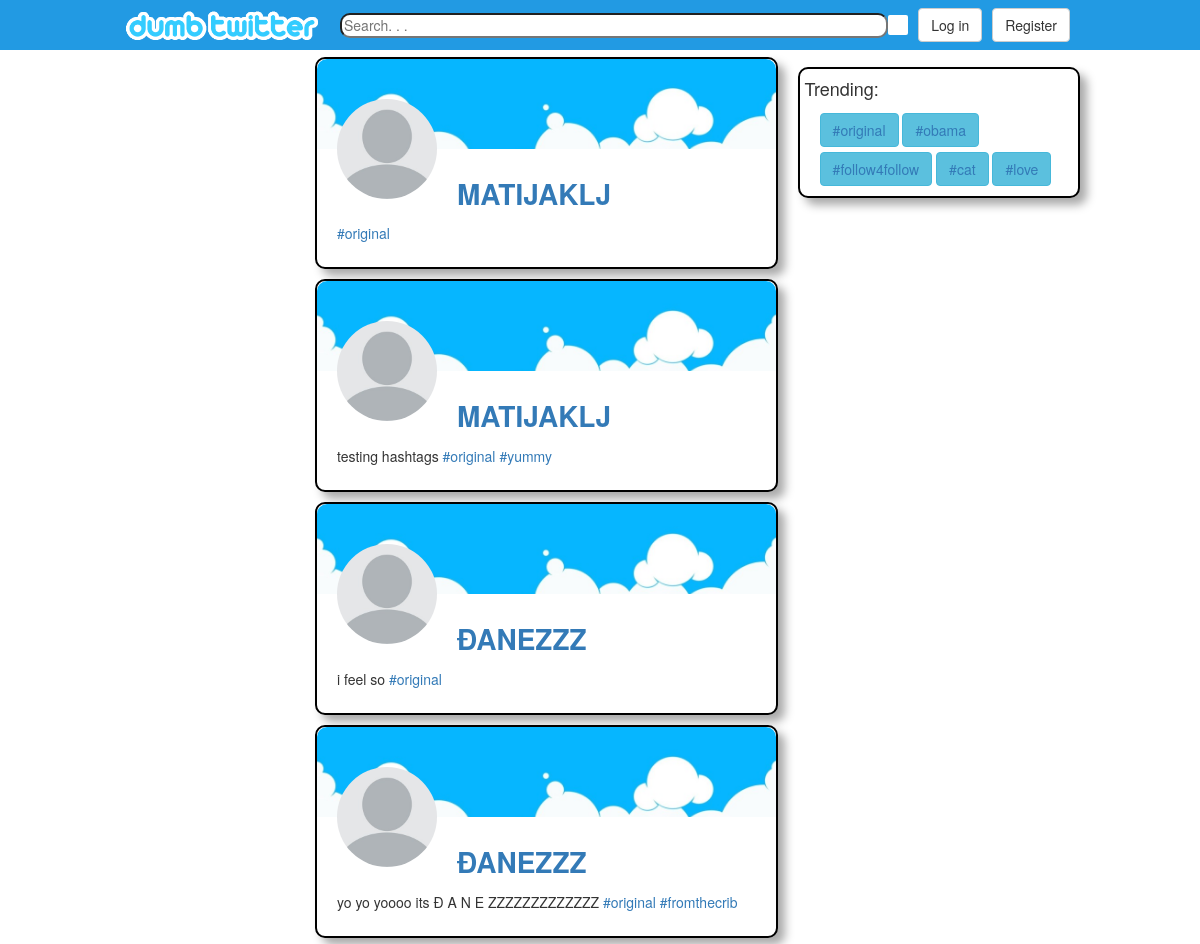
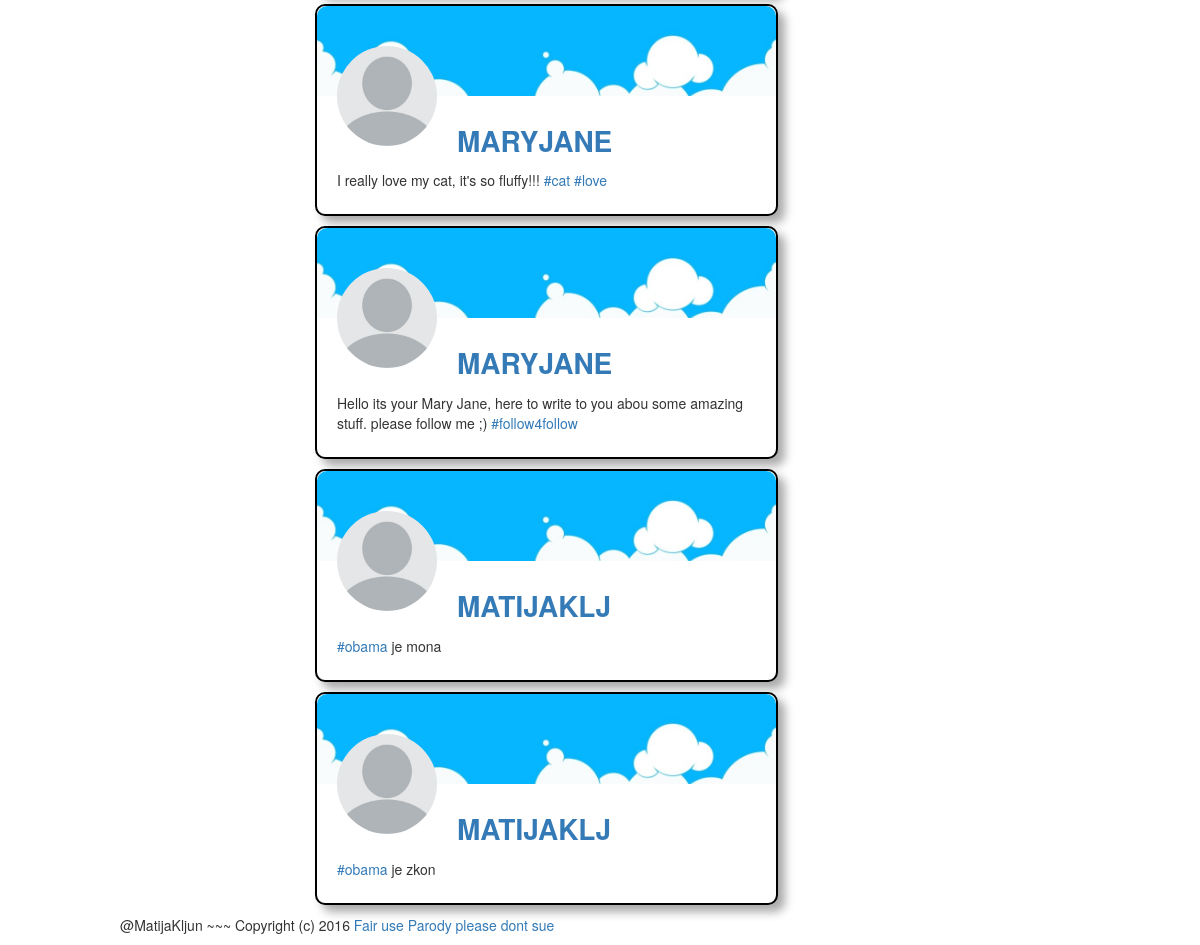
/microblog/, run on an earlier commit of the app's database (2 pictures, top to bottom).
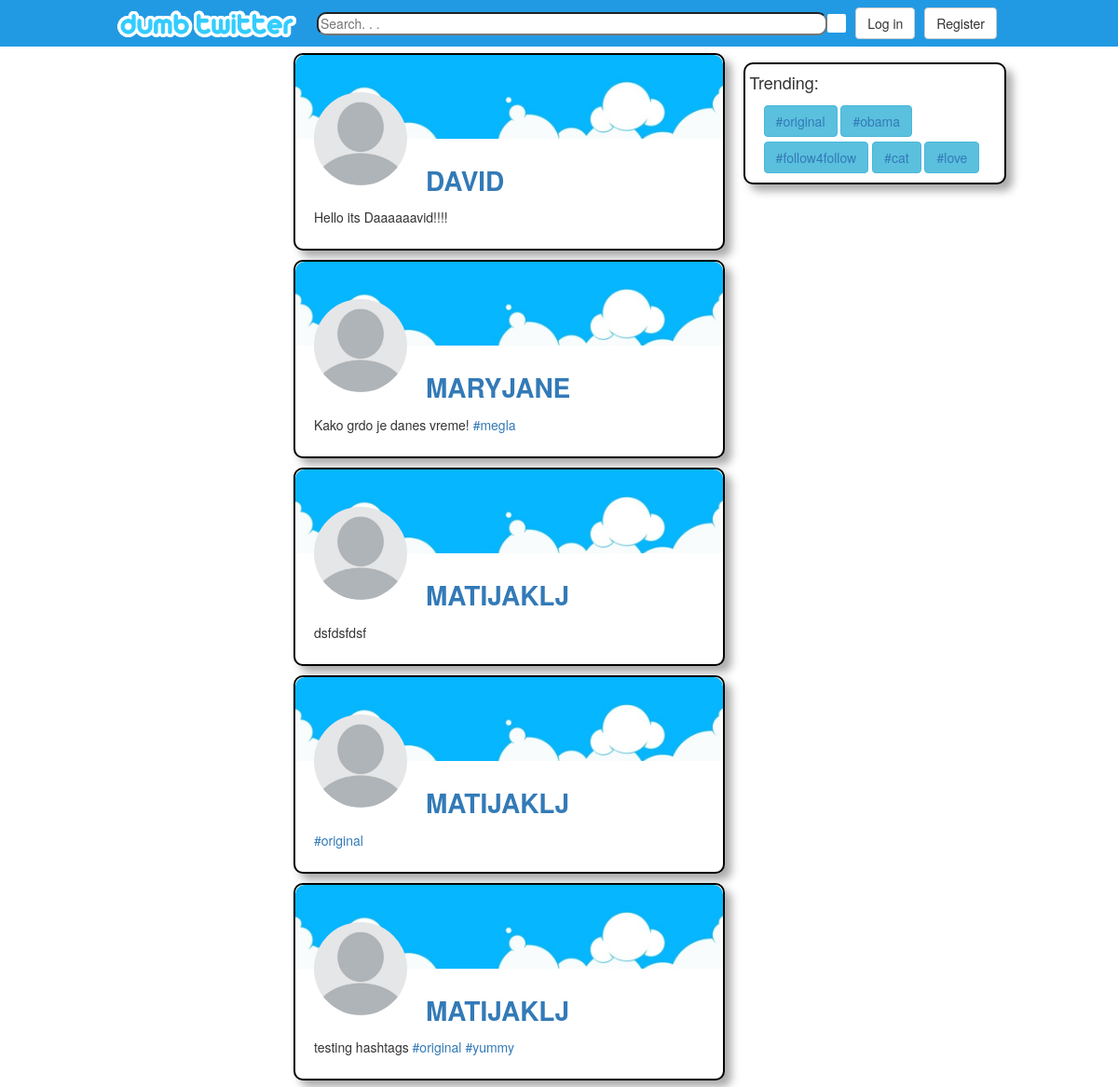
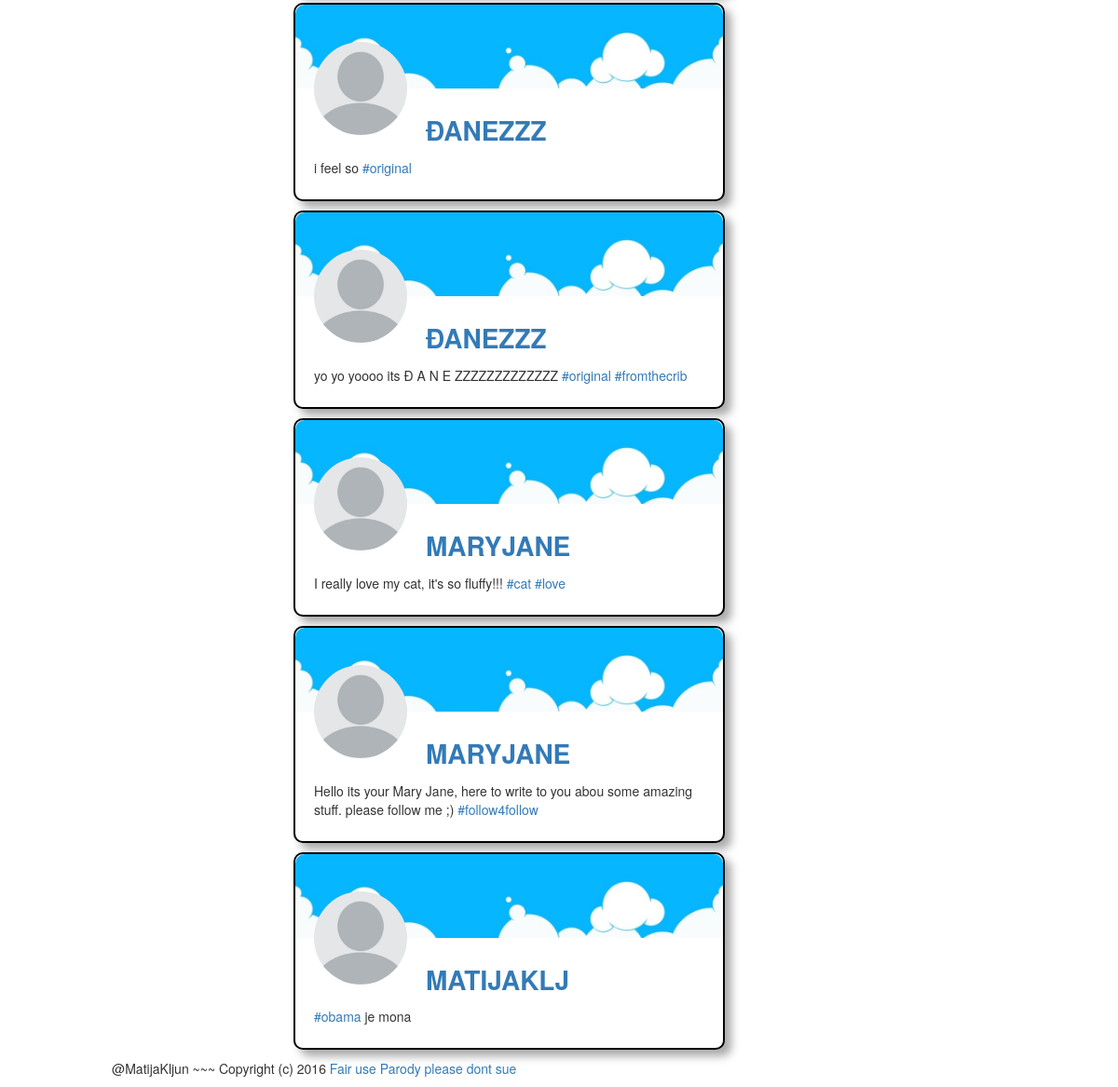
And on a later commit of the database (2 pictures, top to bottom).
### microblog_web/models.py (models this page shows)
class Post(models.Model):
    profile = models.ForeignKey(Profile, on_delete=models.CASCADE)
    content = models.TextField()
    pub_date = models.DateTimeField(default=datetime.now)
    objects = PostManager()

class Profile(models.Model):
    user = models.ForeignKey(User, on_delete=models.CASCADE)
    displayName = models.CharField(max_length=30)
    description = models.CharField(max_length=150, default='')
    coverImage = models.CharField(max_length=100, default='microblog/img/cover-image.jpg')
    profileImage = models.CharField(max_length=100, default='microblog/img/profile-image.jpg')
    objects = ProfileManager()

class Hashtag(models.Model):
    name = models.CharField(max_length=100, unique=True)

### microblog_web/views.py (the view, shortened to what this page needs)
def index(request):
    context = {}
    context['hashtags'] = getTrending()
    if not request.user.is_authenticated:
        posts = getPosts(None)
    context['posts'] = posts
    return render(request, 'microblog_web/index.html', context)

### microblog_web/templatetags/microblogtags.py (called while the page is built)
def hashrepl(matchobj):
    return "<a href=\"/microblog/hashtag/" + str(matchobj.group(0)[1:]) + "\">" + str(matchobj.group(0)) + "</a>"

@register.filter(name="editpost")
def hashtag(content):
    content = mark_safe(re.sub('\@[0-9\w_]{1,100}\\b', afnarepl, content))
    return mark_safe(re.sub('\#[0-9\w]{1,100}\\b', hashrepl, content))

### microblog_web/views.py (called while the page is built)
def getPosts(user):
    posts = None
    if not user is None:
        following = Follow.objects.filter(user1=user)
        fol_list = []
        for f in following:
            p = Profile.objects.get(user = f.user2)
            fol_list.append(p.pk)
        posts = Post.objects.filter(profile__pk__in=fol_list).order_by('-pub_date')[:15]
    else:
        posts = Post.objects.all().order_by('-pub_date')[:10]
    return posts

def getTrending():
    ph = Post_hashtag.objects.filter(date__gte = datetime.now() - timedelta(days=2)).values("hashtag").annotate(Count('hashtag_id')).order_by('-hashtag_id__count')[:5]
    hashtags = []
    print(ph.query)
    for h in ph:
        hashtags.append(Hashtag.objects.get(pk=h['hashtag']))
    return hashtags

### microblog_web/templates/microblog_web/index.html (shortened to what this page needs)
{% extends "microblog_web/base.html" %}
{% load static %}
{% block main %}
    <div class="centered-content">
        <div class="main-container">
            <div class="profile">
            </div>
            <div class="newsfeed">
                <div class="posts" id="newsfeed">
                    {% for post in posts %}
                        {% include 'microblog_web/post.html' %}
                    {% endfor %}
                </div>
            </div>
            <div class="trending">
                <div class="trending-box">
                    <h4>Trending:</h4>
                    <ul>
                        {% for hashtag in hashtags %}
                            <li class="btn btn-info"><a href="/microblog/hashtag/{{hashtag.name}}">#{{hashtag.name}}</a></li>
                        {% endfor %}
                    </ul>
                </div>
            </div>
        </div>
    </div>
{% endblock %}

### microblog_web/templates/microblog_web/base.html (shortened to what this page needs)
{% load static %}
<!DOCTYPE html>
<html>
<link rel="stylesheet" href="{% static 'microblog/css/main.css' %}">
<link rel="stylesheet" href="{% static 'bootstrap/css/bootstrap.css' %}">
<body>
    <div id="dropdown-menu">
        <div class="menu-profile">
            <a href="profile.html"><h2 class="profile-name">Janez Novak</h2></a>
        </div>
    </div>
    <header>
        <div class="nav-bar">
            <div class="nav-logo">
                <a href="/microblog"><img src="{% static 'microblog/logo.png' %}" alt="Microblog" /></a>
            </div>
            <div class="nav-search">
                <input type="search" name="search" placeholder="Search. . ."/>
                <a href="home.html" ><div class="sprite sprite-search search-buttn"></div></a>
            </div>
            {% if user.is_authenticated %}
            <span>Logged in as {{ user.username }}.</span>
            <a href="{% url 'logout' %}" class="header-link btn btn-default">
                Logout
            </a>
            {% else %}
            <a href="{% url 'login' %}" class="header-link btn btn-default"><div >
                Log in
            </div></a>
            <a href="{% url 'register' %}" class="header-link btn btn-default"><div >
                Register
            </div></a>
            {% endif %}
        </div>
    </header>
    {% block main %}{% endblock %}
    <footer class="centered-content">
        <p>
            @MatijaKljun ~~~ Copyright (c) 2016 <a href="https://en.wikipedia.org/wiki/Fair_use#Fair_use_and_parody">Fair use Parody please dont sue</a>
        </p>
    </footer>
</body>
</html>

### microblog_web/templates/microblog_web/post.html
{% load static %}
{% load microblogtags %}
<article class="post">
    <div class="cover-image">
        <img class="cover-image" src="{% static post.profile.coverImage %}" alt="cover photo" />
    </div>
    <div class="profile-image-div">
        <img class="profile-image" src="{% static post.profile.profileImage %}" alt="profile picture" />
    </div>
    <h2 class="profile-name"><a href="/microblog/profile/{{post.profile.user.id}}">{{post.profile.displayName | upper}}</a></h2>
    <div class="post-text">
            {{post.content|editpost}}
    </div>
    <div class="tags">
    </div>
</article>

### microblog_web/static/microblog/css/main.css (style rules this page uses)
.nav-bar { background-color: inherit; width: 80%; height: 50px; margin-left: 10%; margin-right: 10%; display: flex; flex-direction: row; justify-content: center; align-items: center; }
.nav-logo { order: 1; margin: 5px; }
.nav-logo img { vertical-align: middle; width: 200px; }
.nav-search { flex: 2 2; order: 2; margin-right: 10px; margin-left: 10px; visibility: hidden; }
.nav-search input { width: calc(100% - 20px); height: 25px; border-radius: 10px; float: left; }
.header-link { order: 3; margin-right: 10px; display: none; }
#dropdown-menu { max-height: 0; background: #1779b5; font-size: 15px; padding-top: 46.5px; transition: max-height 0.2s ease-out; overflow: hidden; }
@media screen and (min-width: 60em) { .nav-search { visibility: visible; } }
@media screen and (min-width: 60em) { .header-link { display: block; } }
.centered-content { width: 960px; margin-left: auto; margin-right: auto; }
.main-container { width: 100%; display: flex; flex-direction: row; }
.profile { order: 1; }
.newsfeed { order: 2; flex-grow: 3; }
.trending { order: 3; }
.trending-box { background-color: white; padding-left: 5px; }
.trending-box ul { list-style-type: none; padding-left: 15px; padding-right: 15px; }
.trending-box ul li { margin-top: 5px; }
@media screen and (min-width: 60em) { .trending-box { margin-left: 20px; margin-top: 20px; border-style: solid; border-width: 2px; border-color: black; border-radius: 10px; box-shadow: 7px 7px 10px #aaaaaa; } }
header { background-color: #229AE3; position: absolute; top: 0; height: 50px; width: 100%; }
body { margin: 0px; font-family: Helvetica; background-color: #D4E6F1; }
footer { clear: both; }
.post { background-color: white; border-style: solid; border-width: 2px; border-color: black; border-radius: 10px; box-shadow: 7px 7px 10px #aaaaaa; margin-top: 10px; margin-bottom: 10px; }
.cover-image { width: 100%; object-fit: cover; }
.cover-image img { border-radius: 10px 10px 0px 0px; }
div .cover-image { height: 90px; }
.profile-image-div .profile-image { width: 100px; height: 100px; border-radius: 50%; position: absolute; z-index: 10; top: -50px; left: 20px; }
.profile-image-div { position: absolute; }
.profile-name { padding-left: 140px; padding-top: 10px; font-size: 2em; font-weight: bold; }
.post-text { padding: 4px 20px 4px 20px; }
.tags { padding-left: 20px; padding-bottom: 20px; }
.sprite { background-image: url("../icon/spritesheet.png"); background-repeat: no-repeat; display: block; float: left; }
.sprite-search { width: 20px; height: 20px; background-position: -65px -35px; }
.search-buttn { background-color: white; border-radius:2px; margin-top: 2.5px; }
.menu-profile { flex-grow: 1; background-color: lightblue; border-radius: 10px; height: auto; margin-right: 20px; margin-top: 10px; margin-left: 20px; }
.menu-profile .profile-name { display: inline; padding-left: 20px; margin-bottom: 40px; white-space: nowrap; }

What changed in the data, as far as the page shows it:
no longer on this page (row unchanged): Post: profile.coverImage (picture), profile.profileImage (picture), profile.displayName "MATIJAKLJ", content|editpost "#obama je zkon"
added Post: profile.coverImage (picture), profile.profileImage (picture), profile.displayName "DAVID", content|editpost "Hello its Daaaaaavid!!!!"
added Post: profile.coverImage (picture), profile.profileImage (picture), profile.displayName "MARYJANE", content|editpost "Kako grdo je danes vreme! #megla"
added Post: profile.coverImage (picture), profile.profileImage (picture), profile.displayName "MATIJAKLJ", content|editpost "dsfdsfdsf"
